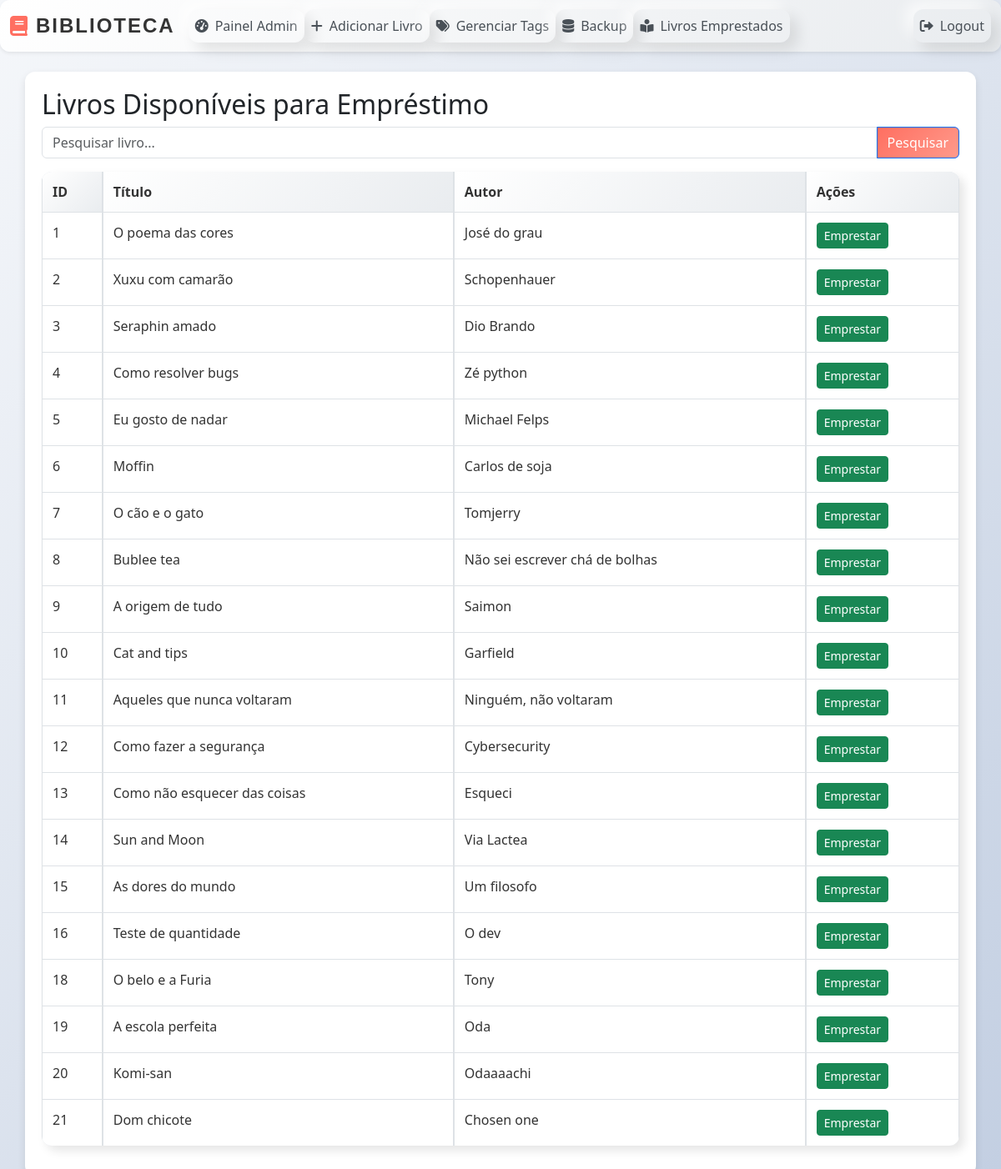
The page /emprestimo/ (signed in) on the database its author committed.
### livros/models.py (models this page shows, shortened)
class Book(models.Model):
    title = models.CharField(max_length=255)
    author = models.CharField(max_length=255)
    available = models.BooleanField(default=True)  # Indica se o livro está disponível no geral
    quantity = models.PositiveIntegerField(default=1)  # Quantidade total de cópias
    available_quantity = models.PositiveIntegerField(default=1)  # Cópias disponíveis atualmente
    tags = models.ManyToManyField('Tag', blank=True)

### livros/views.py (the view)
# urls.py: path('emprestimo/', views.emprestimo_view, name='emprestimo'),
@login_required
def emprestimo_view(request):
    query = request.GET.get('q', '')
    books = Book.objects.filter(available_quantity__gt=0)  # Filtra livros disponíveis
    if query:
        books = books.filter(title__icontains=query)
    return render(request, 'livros/emprestimo.html', {'books': books, 'query': query})

### livros/templates/livros/emprestimo.html (shortened to what this page needs)
{% extends "livros/base.html" %}
{% block content %}
<h2>Livros Disponíveis para Empréstimo</h2>
<form method="get" class="mb-3">
    <div class="input-group">
        <input type="text" name="q" class="form-control" placeholder="Pesquisar livro..." value="{{ query }}">
        <button type="submit" class="btn btn-primary">Pesquisar</button>
    </div>
</form>
<table class="table table-bordered">
    <thead>
        <tr>
            <th>ID</th>
            <th>Título</th>
            <th>Autor</th>
            <th>Ações</th>
        </tr>
    </thead>
    <tbody>
        {% for book in books %}
        <tr>
            <td>{{ book.id }}</td>
            <td>{{ book.title }}</td>
            <td>{{ book.author }}</td>
            <td>
                <a href="{% url 'borrow_book' book.id %}" class="btn btn-sm btn-success">Emprestar</a>
            </td>
        </tr>
        {% empty %}
        <tr>
            <td colspan="4" class="text-center">Nenhum livro disponível.</td>
        </tr>
        {% endfor %}
    </tbody>
</table>
{% endblock %}

### livros/static/livros/css/style.css (style rules this page uses)
* { margin: 0; padding: 0; box-sizing: border-box; }
body { font-family: 'Arial', sans-serif; background: linear-gradient(135deg, #f5f7fa, #c3cfe2); color: #333; line-height: 1.6; }
.btn-primary { background: linear-gradient(135deg, #ff6f61, #ff9a8b); border: none; color: #fff; font-weight: bold; transition: transform 0.3s ease, box-shadow 0.3s ease; }
.table { width: 100%; border-collapse: separate; border-spacing: 0; border-radius: 12px; overflow: hidden; background: #e0e5ec; box-shadow: 6px 6px 12px rgba(0, 0, 0, 0.1), -6px -6px 12px rgba(255, 255, 255, 0.7); margin-bottom: 20px; }
.table thead th { background: linear-gradient(135deg, #ffffff, #e9ecef); color: #333; font-weight: bold; text-align: left; padding: 12px; border-bottom: 1px solid #dee2e6; }
.table tbody td { padding: 12px; background: #ffffff; color: #333; border-bottom: 1px solid #dee2e6; }
.table tbody tr:last-child td { border-bottom: none; }

### rows shown on the page
Book: id "1", title "O poema das cores", author "José do grau"
Book: id "2", title "Xuxu com camarão", author "Schopenhauer"
Book: id "3", title "Seraphin amado", author "Dio Brando"
Book: id "4", title "Como resolver bugs", author "Zé python"
Book: id "5", title "Eu gosto de nadar", author "Michael Felps"
Book: id "6", title "Moffin", author "Carlos de soja"
Book: id "7", title "O cão e o gato", author "Tomjerry"
Book: id "8", title "Bublee tea", author "Não sei escrever chá de bolhas"
Book: id "9", title "A origem de tudo", author "Saimon"
Book: id "10", title "Cat and tips", author "Garfield"
Book: id "11", title "Aqueles que nunca voltaram", author "Ninguém, não voltaram"
Book: id "12", title "Como fazer a segurança", author "Cybersecurity"
Book: id "13", title "Como não esquecer das coisas", author "Esqueci"
Book: id "14", title "Sun and Moon", author "Via Lactea"
Book: id "15", title "As dores do mundo", author "Um filosofo"
Book: id "16", title "Teste de quantidade", author "O dev"
Book: id "18", title "O belo e a Furia", author "Tony"
Book: id "19", title "A escola perfeita", author "Oda"
Book: id "20", title "Komi-san", author "Odaaaachi"
Book: id "21", title "Dom chicote", author "Chosen one"
